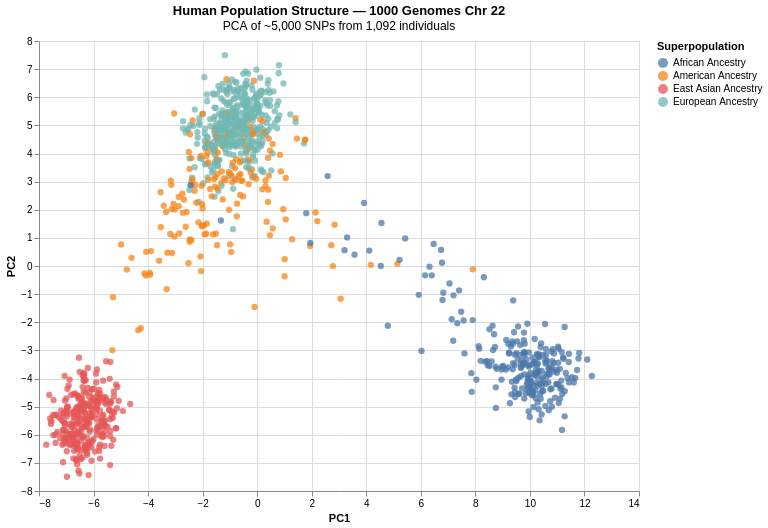

Notebook code cell kept with this figure:
### Markdown cell above
## 6 - The Headline Figure: PCA by Superpopulation

### Code cell
chart_super = alt.Chart(df_plot).mark_circle(size=40, opacity=0.75).encode(
    x=alt.X('PC1:Q', title='PC1'),
    y=alt.Y('PC2:Q', title='PC2'),
    color=alt.Color('Superpopulation name:N',
        scale=alt.Scale(scheme='tableau10'),
        legend=alt.Legend(title='Superpopulation')),
    tooltip=['Sample:N', 'Population name:N', 'Superpopulation name:N']
).properties(
    title={'text': 'Human Population Structure — 1000 Genomes Chr 22',
           'subtitle': 'PCA of ~5,000 SNPs from 1,092 individuals'},
    width=600, height=450
).interactive()  # enables pan and zoom

chart_super.save('/Users/tim/bioinformatics-portfolio/01b-genes-and-geography/results/figures/pca_superpopulation.html')
chart_super

### Figure 1 — Vega-Lite specification as saved in the notebook (floating-point values rounded to 4 significant figures; data arrays with more than 128 entries replaced by an {"elided": "..."} marker saying what was removed)
{"config": {"view": {"continuousWidth": 300, "continuousHeight": 300}}, "data": {"name": "data-68957b999c8e8921c5f32c3516337715"}, "mark": {"type": "circle", "opacity": 0.75, "size": 40}, "encoding": {"color": {"field": "Superpopulation name", "legend": {"title": "Superpopulation"}, "scale": {"scheme": "tableau10"}, "type": "nominal"}, "tooltip": [{"field": "Sample", "type": "nominal"}, {"field": "Population name", "type": "nominal"}, {"field": "Superpopulation name", "type": "nominal"}], "x": {"field": "PC1", "title": "PC1", "type": "quantitative"}, "y": {"field": "PC2", "title": "PC2", "type": "quantitative"}}, "height": 450, "params": [{"name": "param_1e9efca18e7a2868", "select": {"type": "interval", "encodings": ["x", "y"]}, "bind": "scales"}], "title": {"text": "Human Population Structure — 1000 Genomes Chr 22", "subtitle": "PCA of ~5,000 SNPs from 1,092 individuals"}, "width": 600, "$schema": "https://vega.github.io/schema/vega-lite/v6.4.1.json", "datasets": {"data-68957b999c8e8921c5f32c3516337715": {"elided": "1092 records"}}}
